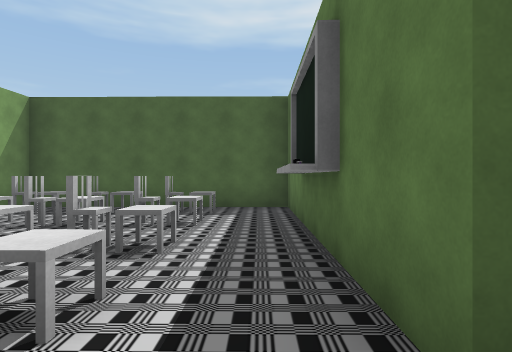
[1] (above)

19 first-person views from a walk through a Unity game level. The camera is 1.4 m above the floor, looks level and sees 80° across. The floor is counted in squares, 2 m on a side. Each view is taken from the middle of a square. On the plan, view 1 faces up. The plan holds only what a view shows up to about 10 squares ahead; the rest is blank. The player character is not drawn.

[2]
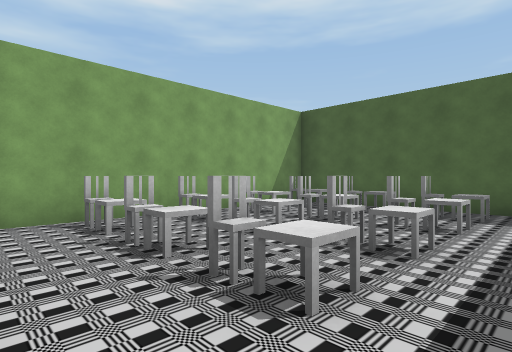

[3]
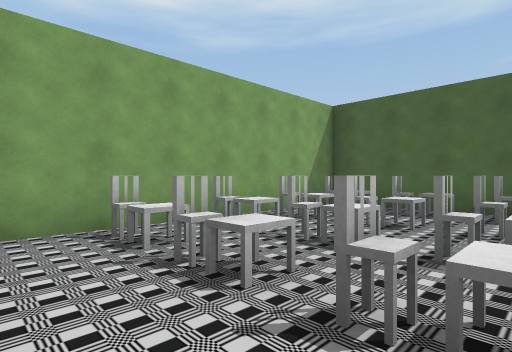

[4]
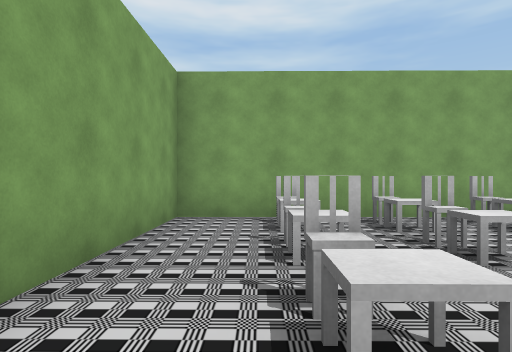

[5]
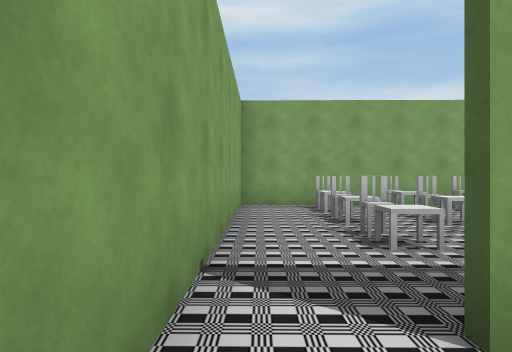

[6]
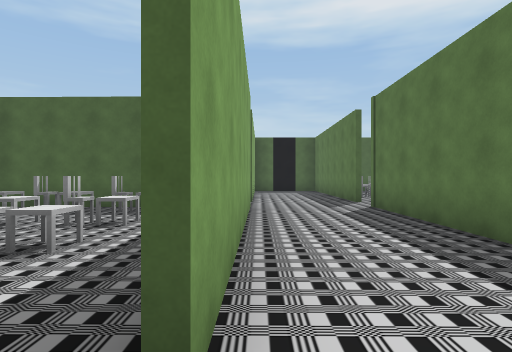

[7]
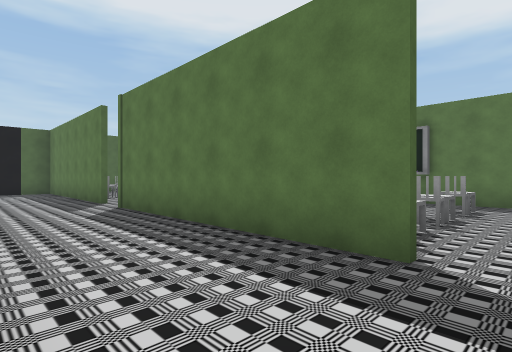

[8]
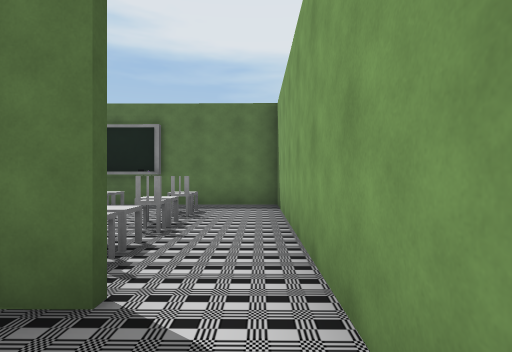

[9]
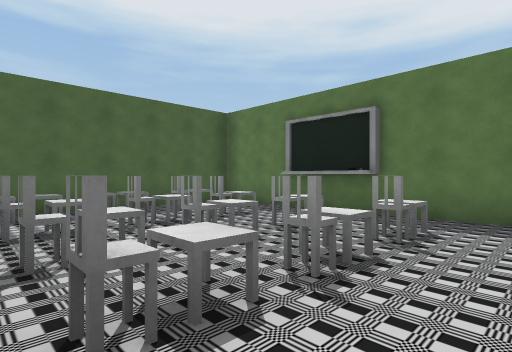

[10]
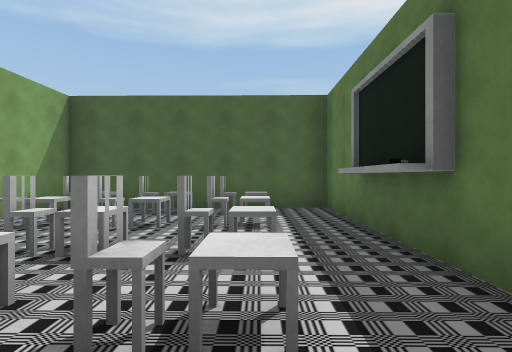

[11]
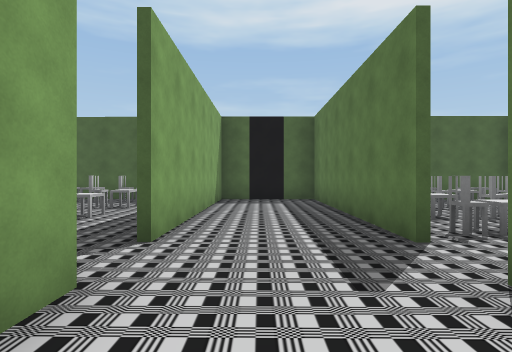

[12]
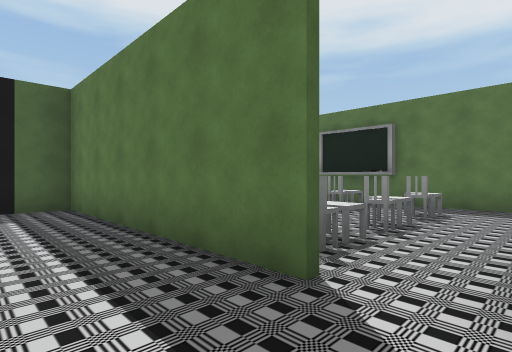

[13]
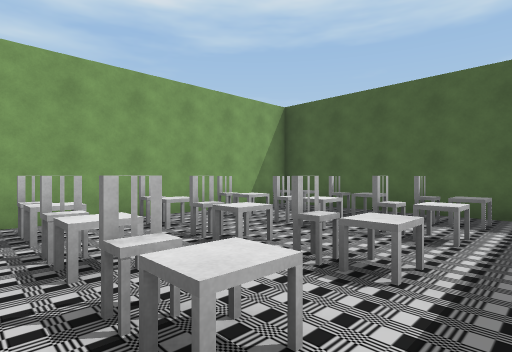

[14]
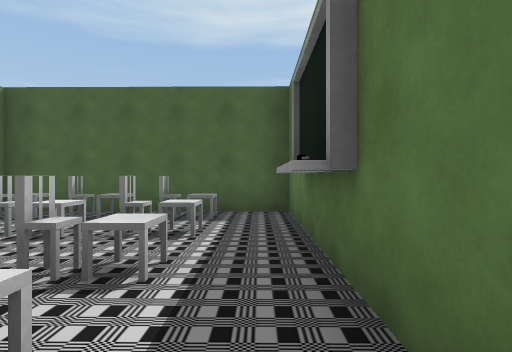

[15]
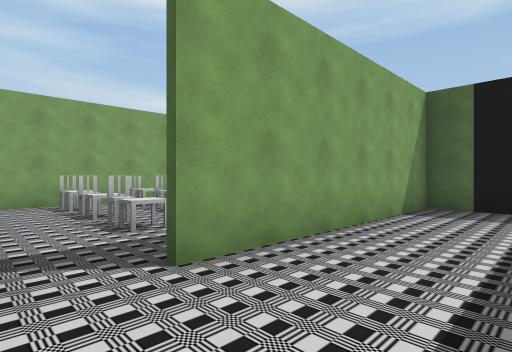

[16]
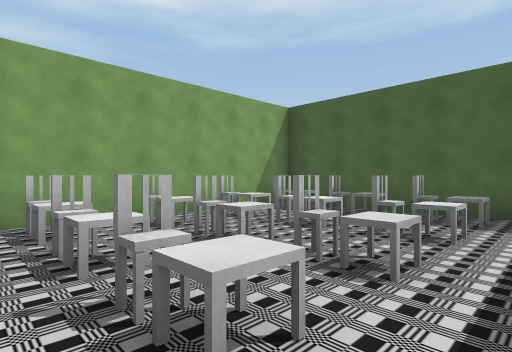

[17]
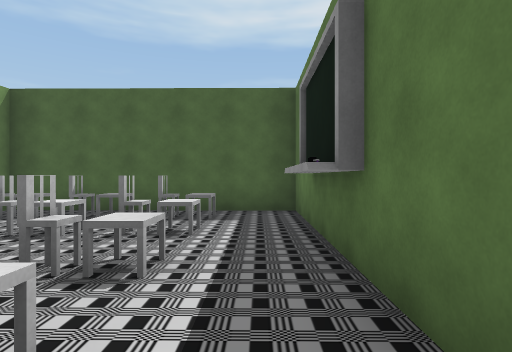

[18]
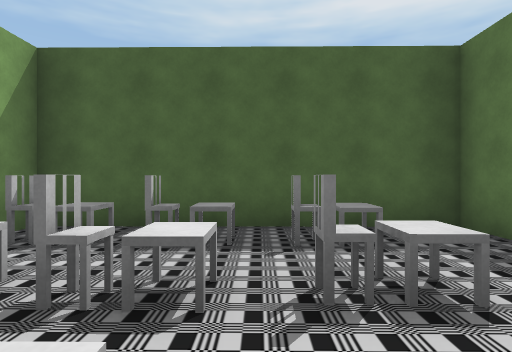

[19]
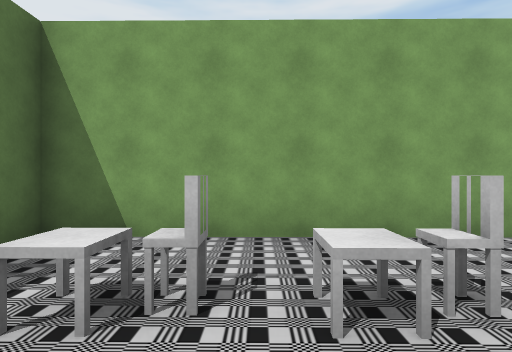

### Floor plan
Ten units are one square. View 1 is at (0, 0); x grows to the right and y downward. Boxes are objects, and circles mark ways between rooms. Rooms are numbered by the first view taken in them; rooms with no view inside come last. Other rooms are left out.
<svg viewBox="-60 -150 162 160">
<path fill="none" stroke="#000" d="M-52 -22 -52 4 15 4M7 -9 7 -69 -51 -69 -52 -44M9 -69 8 -9M37 -81 37 -105M36 -14 37 -70M15 4 45 5M9 -106 9 -82M45 5 95 5 96 -67 38 -68 38 -50M96 -76 97 -141 40 -142M39 -143 38 -84M10 -116 9 -106M7 -88 8 -143M11 -142 -51 -143 -51 -76M37 -105 38 -141M10 -142 10 -116M40 -142 11 -142"/>
<rect x="-55" y="-15" width="10" height="10" fill="#bbb"><title>other object</title></rect>
<rect x="-55" y="-35" width="10" height="10" fill="#bbb"><title>other object</title></rect>
<rect x="-55" y="-45" width="10" height="10" fill="#bbb"><title>other object</title></rect>
<rect x="-55" y="-65" width="10" height="10" fill="#bbb"><title>other object</title></rect>
<rect x="-45" y="-15" width="10" height="10" fill="#bbb"><title>other object</title></rect>
<rect x="-45" y="-35" width="10" height="10" fill="#bbb"><title>other object</title></rect>
<rect x="-45" y="-45" width="10" height="10" fill="#bbb"><title>other object</title></rect>
<rect x="-45" y="-65" width="10" height="10" fill="#bbb"><title>other object</title></rect>
<rect x="-35" y="-5" width="10" height="10" fill="#bbb"><title>other object</title></rect>
<rect x="-35" y="-15" width="10" height="10" fill="#bbb"><title>other object</title></rect>
<rect x="-35" y="-25" width="10" height="10" fill="#bbb"><title>other object</title></rect>
<rect x="-35" y="-35" width="10" height="10" fill="#bbb"><title>other object</title></rect>
<rect x="-35" y="-45" width="10" height="10" fill="#bbb"><title>other object</title></rect>
<rect x="-35" y="-55" width="10" height="10" fill="#bbb"><title>other object</title></rect>
<rect x="-35" y="-65" width="10" height="10" fill="#bbb"><title>other object</title></rect>
<rect x="-25" y="-15" width="10" height="10" fill="#bbb"><title>other object</title></rect>
<rect x="-25" y="-35" width="10" height="10" fill="#bbb"><title>other object</title></rect>
<rect x="-25" y="-45" width="10" height="10" fill="#bbb"><title>other object</title></rect>
<rect x="-25" y="-55" width="10" height="10" fill="#bbb"><title>other object</title></rect>
<rect x="-25" y="-65" width="10" height="10" fill="#bbb"><title>other object</title></rect>
<rect x="-15" y="-15" width="10" height="10" fill="#bbb"><title>other object</title></rect>
<rect x="-15" y="-35" width="10" height="10" fill="#bbb"><title>other object</title></rect>
<rect x="-15" y="-45" width="10" height="10" fill="#bbb"><title>other object</title></rect>
<rect x="-15" y="-65" width="10" height="10" fill="#bbb"><title>other object</title></rect>
<rect x="35" y="-15" width="10" height="10" fill="#bbb"><title>other object</title></rect>
<rect x="45" y="-15" width="10" height="10" fill="#bbb"><title>other object</title></rect>
<rect x="45" y="-25" width="10" height="10" fill="#bbb"><title>other object</title></rect>
<rect x="45" y="-35" width="10" height="10" fill="#bbb"><title>other object</title></rect>
<rect x="45" y="-45" width="10" height="10" fill="#bbb"><title>other object</title></rect>
<rect x="45" y="-55" width="10" height="10" fill="#bbb"><title>other object</title></rect>
<rect x="45" y="-65" width="10" height="10" fill="#bbb"><title>other object</title></rect>
<rect x="55" y="-5" width="10" height="10" fill="#bbb"><title>other object</title></rect>
<rect x="55" y="-15" width="10" height="10" fill="#bbb"><title>other object</title></rect>
<rect x="55" y="-25" width="10" height="10" fill="#bbb"><title>other object</title></rect>
<rect x="55" y="-35" width="10" height="10" fill="#bbb"><title>other object</title></rect>
<rect x="55" y="-45" width="10" height="10" fill="#bbb"><title>other object</title></rect>
<rect x="55" y="-55" width="10" height="10" fill="#bbb"><title>other object</title></rect>
<rect x="55" y="-65" width="10" height="10" fill="#bbb"><title>other object</title></rect>
<rect x="65" y="-15" width="10" height="10" fill="#bbb"><title>other object</title></rect>
<rect x="65" y="-65" width="10" height="10" fill="#bbb"><title>other object</title></rect>
<rect x="75" y="-15" width="10" height="10" fill="#bbb"><title>other object</title></rect>
<rect x="75" y="-25" width="10" height="10" fill="#bbb"><title>other object</title></rect>
<rect x="75" y="-35" width="10" height="10" fill="#bbb"><title>other object</title></rect>
<rect x="75" y="-45" width="10" height="10" fill="#bbb"><title>other object</title></rect>
<rect x="75" y="-55" width="10" height="10" fill="#bbb"><title>other object</title></rect>
<rect x="75" y="-65" width="10" height="10" fill="#bbb"><title>other object</title></rect>
<rect x="85" y="-45" width="10" height="20" fill="#bbb"><title>other object</title></rect>
<rect x="85" y="-65" width="10" height="10" fill="#bbb"><title>other object</title></rect>
<rect x="45" y="-85" width="10" height="10" fill="#bbb"><title>other object</title></rect>
<rect x="45" y="-95" width="10" height="10" fill="#bbb"><title>other object</title></rect>
<rect x="45" y="-105" width="10" height="10" fill="#bbb"><title>other object</title></rect>
<rect x="45" y="-115" width="10" height="10" fill="#bbb"><title>other object</title></rect>
<rect x="45" y="-125" width="10" height="10" fill="#bbb"><title>other object</title></rect>
<rect x="45" y="-135" width="10" height="10" fill="#bbb"><title>other object</title></rect>
<rect x="55" y="-85" width="10" height="10" fill="#bbb"><title>other object</title></rect>
<rect x="55" y="-95" width="10" height="10" fill="#bbb"><title>other object</title></rect>
<rect x="55" y="-105" width="10" height="10" fill="#bbb"><title>other object</title></rect>
<rect x="55" y="-115" width="10" height="10" fill="#bbb"><title>other object</title></rect>
<rect x="55" y="-125" width="10" height="10" fill="#bbb"><title>other object</title></rect>
<rect x="55" y="-135" width="10" height="10" fill="#bbb"><title>other object</title></rect>
<rect x="65" y="-125" width="10" height="10" fill="#bbb"><title>other object</title></rect>
<rect x="65" y="-135" width="10" height="10" fill="#bbb"><title>other object</title></rect>
<rect x="75" y="-85" width="10" height="10" fill="#bbb"><title>other object</title></rect>
<rect x="75" y="-95" width="10" height="10" fill="#bbb"><title>other object</title></rect>
<rect x="75" y="-105" width="10" height="10" fill="#bbb"><title>other object</title></rect>
<rect x="75" y="-115" width="10" height="10" fill="#bbb"><title>other object</title></rect>
<rect x="75" y="-125" width="10" height="10" fill="#bbb"><title>other object</title></rect>
<rect x="75" y="-135" width="10" height="10" fill="#bbb"><title>other object</title></rect>
<rect x="85" y="-125" width="10" height="10" fill="#bbb"><title>other object</title></rect>
<rect x="85" y="-135" width="10" height="10" fill="#bbb"><title>other object</title></rect>
<rect x="-45" y="-85" width="10" height="10" fill="#bbb"><title>other object</title></rect>
<rect x="-45" y="-95" width="10" height="10" fill="#bbb"><title>other object</title></rect>
<rect x="-45" y="-105" width="10" height="10" fill="#bbb"><title>other object</title></rect>
<rect x="-45" y="-115" width="10" height="10" fill="#bbb"><title>other object</title></rect>
<rect x="-45" y="-125" width="10" height="10" fill="#bbb"><title>other object</title></rect>
<rect x="-45" y="-135" width="10" height="10" fill="#bbb"><title>other object</title></rect>
<rect x="-45" y="-145" width="10" height="10" fill="#bbb"><title>other object</title></rect>
<rect x="-35" y="-85" width="10" height="10" fill="#bbb"><title>other object</title></rect>
<rect x="-35" y="-95" width="10" height="10" fill="#bbb"><title>other object</title></rect>
<rect x="-35" y="-105" width="10" height="10" fill="#bbb"><title>other object</title></rect>
<rect x="-35" y="-115" width="10" height="10" fill="#bbb"><title>other object</title></rect>
<rect x="-35" y="-125" width="10" height="10" fill="#bbb"><title>other object</title></rect>
<rect x="-35" y="-135" width="10" height="10" fill="#bbb"><title>other object</title></rect>
<rect x="-35" y="-145" width="10" height="10" fill="#bbb"><title>other object</title></rect>
<rect x="-25" y="-125" width="10" height="10" fill="#bbb"><title>other object</title></rect>
<rect x="-15" y="-85" width="10" height="10" fill="#bbb"><title>other object</title></rect>
<rect x="-15" y="-95" width="10" height="10" fill="#bbb"><title>other object</title></rect>
<rect x="-15" y="-105" width="10" height="10" fill="#bbb"><title>other object</title></rect>
<rect x="-15" y="-115" width="10" height="10" fill="#bbb"><title>other object</title></rect>
<rect x="-15" y="-125" width="10" height="10" fill="#bbb"><title>other object</title></rect>
<rect x="-15" y="-135" width="10" height="10" fill="#bbb"><title>other object</title></rect>
<rect x="-15" y="-145" width="10" height="10" fill="#bbb"><title>other object</title></rect>
<rect x="-5" y="-125" width="10" height="10" fill="#bbb"><title>other object</title></rect>
<circle cx="10" cy="0" r="3" fill="#2a7"/>
<circle cx="40" cy="-5" r="3" fill="#2a7"/>
<circle cx="40" cy="-80" r="3" fill="#2a7"/>
<circle cx="10" cy="-80" r="3" fill="#2a7"/>
<circle cx="25" cy="-95" r="3" fill="#2a7"/>
<text x="-20" y="-30">1</text>
<text x="30" y="-50">2</text>
<text x="70" y="-30">3</text>
<text x="70" y="-110">4</text>
<text x="-20" y="-110">5</text>
<text x="20" y="-120">6</text>
</svg>
Room 1 opens to room 2. Room 2 opens to room 3. Room 2 opens to room 4. Room 2 opens to room 5. Room 2 opens to room 6.

Where each view was taken, in squares from view 1:
view 1: 0 up, 0 right, facing up
view 2: 0 up, 0 right, facing up-left
view 3: 0 up, 1 left, facing up-left
view 4: 1 up, 0 right, facing left
view 5: 0 up, 2 right, facing left
view 6: 0 up, 1 right, facing up
view 7: 0 up, 1 right, facing up-right
view 8: 0 up, 2 right, facing right
view 9: 0 up, 4 right, facing up-right
view 10: 0 up, 8 right, facing up
view 11: 5 up, 2 right, facing up
view 12: 7 up, 2 right, facing up-right
view 13: 8 up, 9 right, facing up-left
view 14: 8 up, 9 right, facing up
view 15: 7 up, 3 right, facing up-left
view 16: 8 up, 0 right, facing up-left
view 17: 8 up, 0 right, facing up
view 18: 10 up, 2 left, facing up
view 19: 3 up, 7 right, facing down
